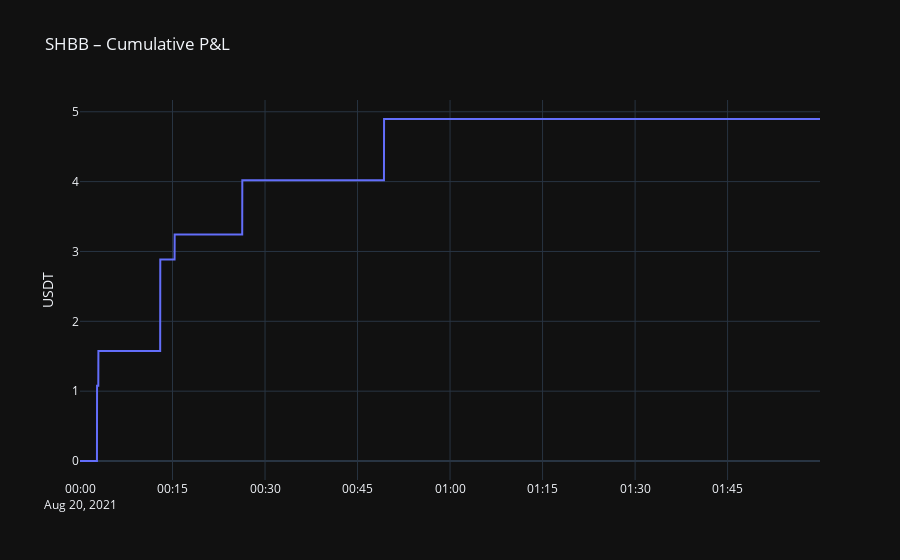
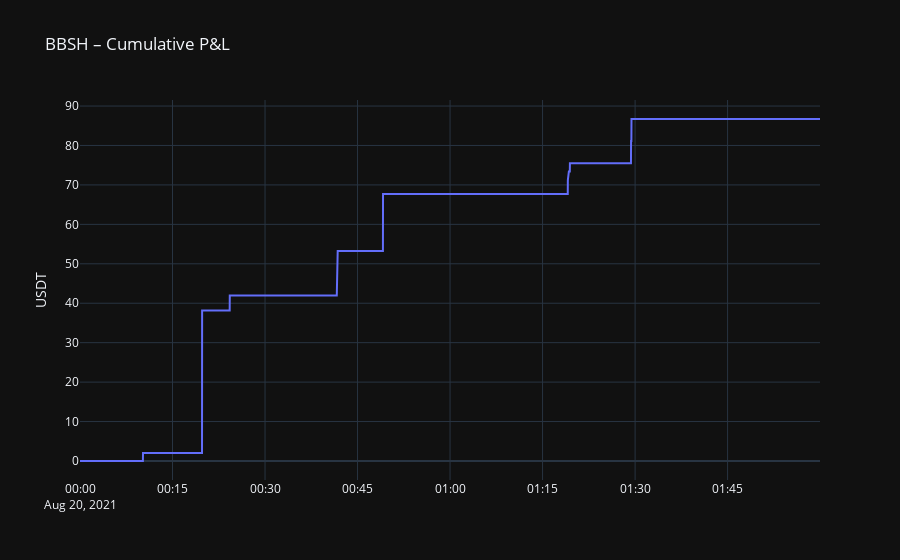
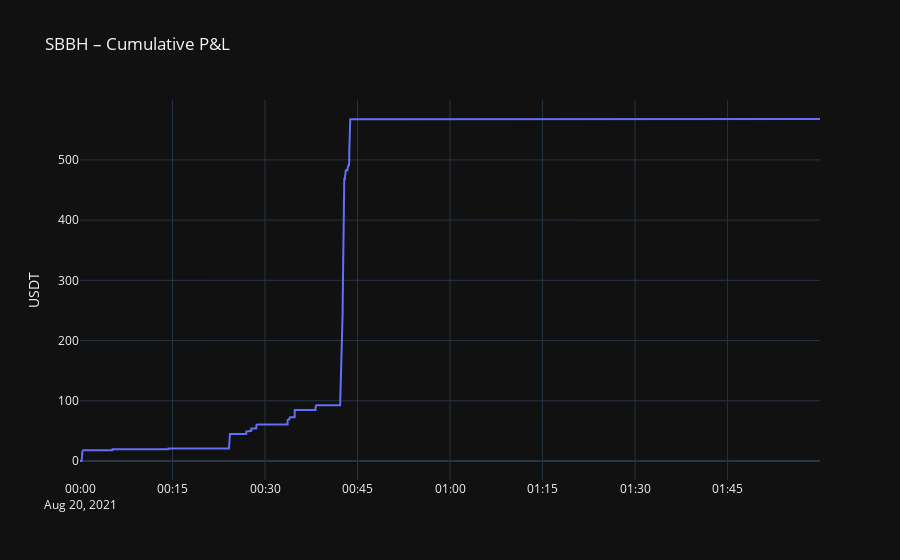
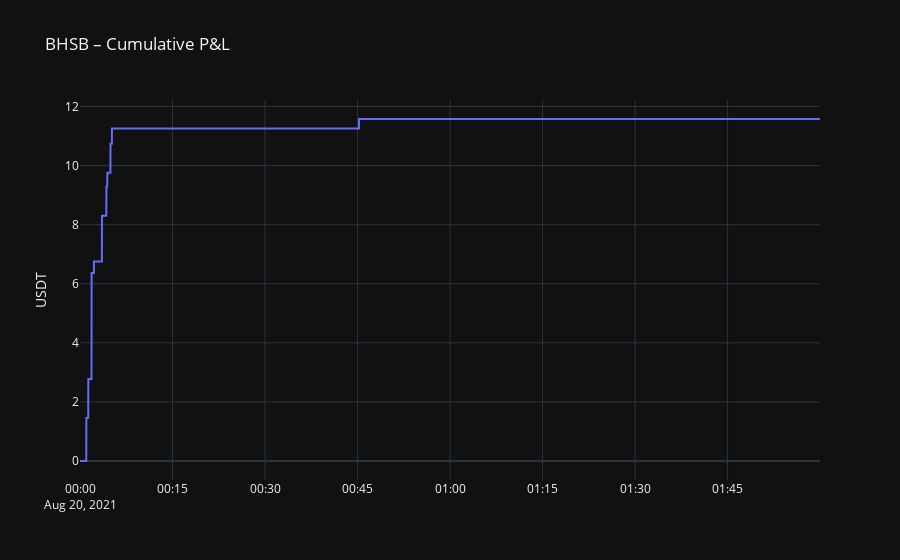

Source (notebook cell) for these figures, in order:
### Code cell
import pandas as pd, plotly.graph_objects as go

def run_leg(tag,
            maker_rate, taker_rate,
            usd_col, q_col, v_m_col, v_t_col, edge_col,
            maker_is_sell=True):
    """
    maker_is_sell=True   → maker LIMIT is a SELL (cash in), taker is BUY (cash out)
    maker_is_sell=False  → maker LIMIT is a BUY  (cash out), taker is SELL (cash in)
    """
    trades, nav = [], []
    inv = xfers = pnl = 0.0

    for ts, row in df.iterrows():

        if row[edge_col] <= TRIGGER_PCT or row[q_col] == 0:
            nav.append({"ts": ts, "nav": pnl})
            continue

        # cash-flow orientation ----------------------------------
        if maker_is_sell:
            proceeds = row[usd_col] * (1 - maker_rate)                 # maker cash-in
            cost     = row[q_col] * row[v_t_col] * (1 + taker_rate)    # taker cash-out
        else:
            proceeds = row[q_col] * row[v_t_col] * (1 - taker_rate)    # taker cash-in
            cost     = row[usd_col] * (1 + maker_rate)                 # maker cash-out

        # inventory & batch-transfer ------------------------------
        inv += row[q_col]               # LINK accrues on the BUY venue
        x_cost = 0.0
        while inv >= TRANSFER_TH_LINK:
            x_cost += WITHDRAW_FEE_LNK * row[v_t_col]
            inv    -= TRANSFER_TH_LINK
            xfers  += 1

        trade_pnl = proceeds - cost - x_cost
        pnl      += trade_pnl

        trades.append(dict(ts=ts, edge_pct=row[edge_col], qty=row[q_col],
                           maker_px=row[v_m_col], taker_px=row[v_t_col],
                           proceeds=proceeds, cost=cost,
                           transfer=x_cost, inv_after=inv,
                           pnl=trade_pnl, cum_pnl=pnl))
        nav.append({"ts": ts, "nav": pnl})

    trades_df = pd.DataFrame(trades)
    nav_df    = pd.DataFrame(nav).set_index("ts")
    trades_df.to_csv(f"trade_log_{tag}.csv", index=False)

    fig = go.Figure(go.Scatter(x=nav_df.index, y=nav_df["nav"], mode="lines"))
    fig.update_layout(title=f"{tag} – Cumulative P&L", yaxis_title="USDT")
    fig.show()

    print(f"{tag}: trades={len(trades_df)}  transfers={xfers}  "
          f"inventory={inv:.1f} LINK  P&L={pnl:.2f} USDT")
    return trades_df


# ─── run all four legs ────────────────────────────────────────────
trades_SHBB = run_leg("SHBB",
    MAKER_HTX_BP/10_000, TAKER_BNC_BP/10_000,
    "USD_SH", "Q_SH", "VWAP_SH_M", "VWAP_SH_T", "edge_SH",
    maker_is_sell=True)           # SELL Huobi, BUY Binance

trades_BBSH = run_leg("BBSH",
    MAKER_BNC_BP/10_000, TAKER_HTX_BP/10_000,
    "USD_BB", "Q_BB", "VWAP_BB_M", "VWAP_BB_T", "edge_BB",
    maker_is_sell=False)          # BUY Binance, SELL Huobi

trades_SBBH = run_leg("SBBH",
    MAKER_BNC_BP/10_000, TAKER_HTX_BP/10_000,
    "USD_SB", "Q_SB", "VWAP_SB_M", "VWAP_SB_T", "edge_SB",
    maker_is_sell=True)           # SELL Binance, BUY Huobi

trades_BHSB = run_leg("BHSB",
    MAKER_HTX_BP/10_000, TAKER_BNC_BP/10_000,
    "USD_HS", "Q_HS", "VWAP_HS_M", "VWAP_HS_T", "edge_HS",
    maker_is_sell=False)          # BUY Huobi, SELL Binance

### Figure 1 — Plotly figure (JSON) as saved in the notebook; plotly's stock layout.template omitted (floating-point values rounded to 4 significant figures; data arrays with more than 128 entries replaced by an {"elided": "..."} marker saying what was removed)
{"data": [{"mode": "lines", "type": "scatter", "x": {"elided": "7200 str values"}, "y": {"elided": "7200 float values"}}], "layout": {"title": {"text": "SHBB – Cumulative P&L"}, "yaxis": {"title": {"text": "USDT"}}}}

### Figure 2 — Plotly figure (JSON) as saved in the notebook; plotly's stock layout.template omitted (floating-point values rounded to 4 significant figures; data arrays with more than 128 entries replaced by an {"elided": "..."} marker saying what was removed)
{"data": [{"mode": "lines", "type": "scatter", "x": {"elided": "7200 str values"}, "y": {"elided": "7200 float values"}}], "layout": {"title": {"text": "BBSH – Cumulative P&L"}, "yaxis": {"title": {"text": "USDT"}}}}

### Figure 3 — Plotly figure (JSON) as saved in the notebook; plotly's stock layout.template omitted (floating-point values rounded to 4 significant figures; data arrays with more than 128 entries replaced by an {"elided": "..."} marker saying what was removed)
{"data": [{"mode": "lines", "type": "scatter", "x": {"elided": "7200 str values"}, "y": {"elided": "7200 float values"}}], "layout": {"title": {"text": "SBBH – Cumulative P&L"}, "yaxis": {"title": {"text": "USDT"}}}}

### Figure 4 — Plotly figure (JSON) as saved in the notebook; plotly's stock layout.template omitted (floating-point values rounded to 4 significant figures; data arrays with more than 128 entries replaced by an {"elided": "..."} marker saying what was removed)
{"data": [{"mode": "lines", "type": "scatter", "x": {"elided": "7200 str values"}, "y": {"elided": "7200 float values"}}], "layout": {"title": {"text": "BHSB – Cumulative P&L"}, "yaxis": {"title": {"text": "USDT"}}}}
